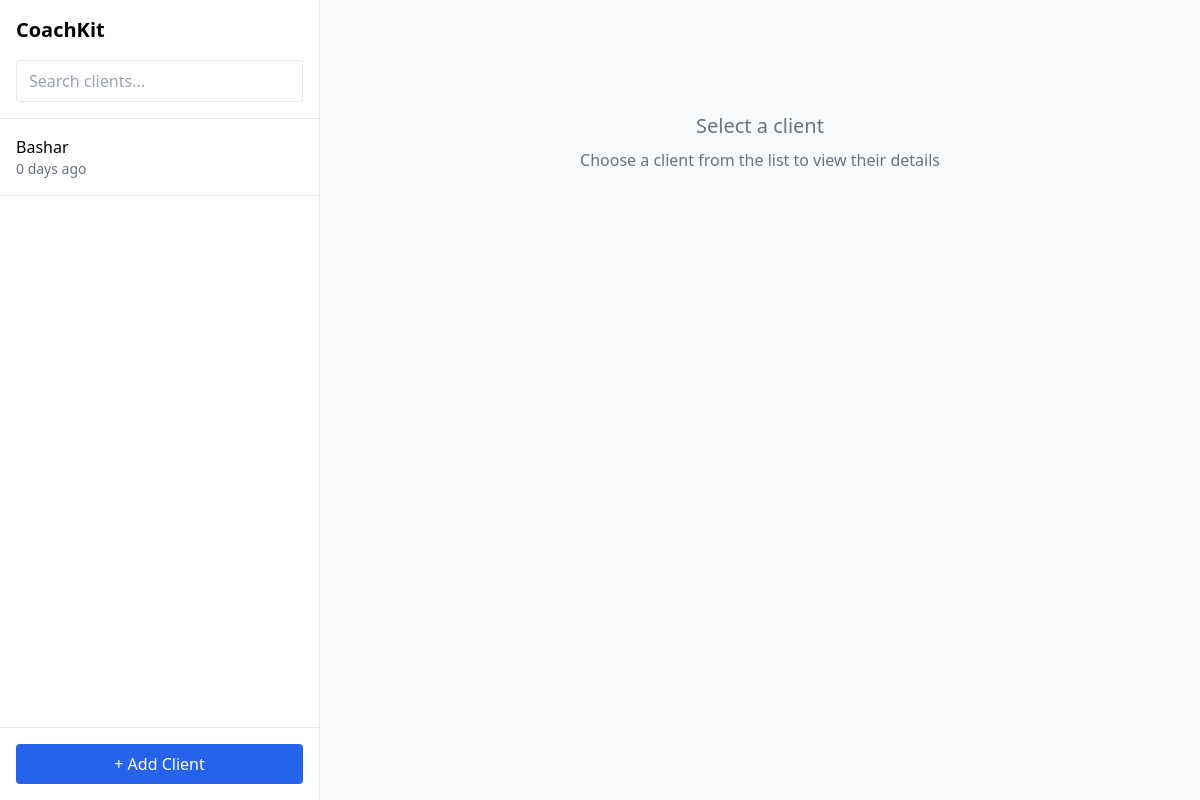
Before: / with the older database file.
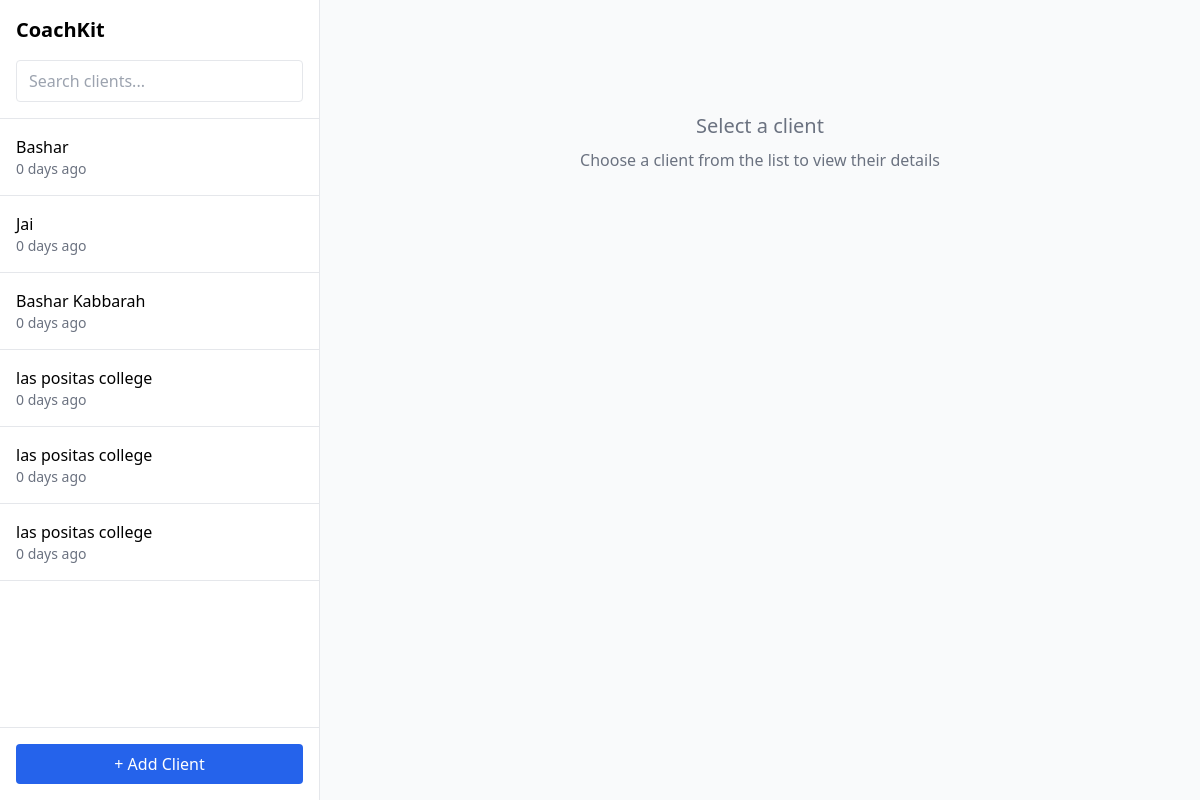
After: the same page with the newer database file.
### models.py (models this page shows, shortened)
class Base(DeclarativeBase):
    pass

class Client(Base):
    __tablename__ = "clients"
    id = Column(Integer, primary_key=True)
    name = Column(String, nullable=False)
    email = Column(String)
    last_checkin = Column(DateTime, default=datetime.utcnow)
    status = Column(String, default="on_track")
    checkins = relationship("CheckIn", back_populates="client", order_by="desc(CheckIn.created_at)")

### main.py (the view)
@app.get("/")
async def home(request: Request, db: AsyncSession = Depends(get_db)):
    result = await db.execute(select(Client))
    clients = result.scalars().all()
    return templates.TemplateResponse("dashboard.html", {
        "request": request,
        "coach_name": "Bashar",
        "clients": clients
    })

### templates/dashboard.html (shortened to what this page needs)
{% extends "base.html" %}
{% block content %}
<div class="flex h-screen">
    <div class="w-80 bg-white border-r flex flex-col">
        <div class="p-4 border-b">
            <h1 class="text-xl font-bold mb-4">CoachKit</h1>
            <input
                type="text"
                placeholder="Search clients..."
                class="w-full border rounded px-3 py-2"
                hx-get="/clients/search"
                hx-trigger="keyup changed delay:300ms"
                hx-target="#client-list"
                name="q"
            >
        </div>
        <div
            id="client-list"
            class="flex-1 overflow-y-auto"
            hx-get="/clients/search"
            hx-trigger="clientListChanged from:body"
            hx-vals='{"q": ""}'
        >
            {% for client in clients %}
            <div
                class="p-4 border-b cursor-pointer hover:bg-gray-50 flex justify-between items-center"
                hx-get="/client/{{ client.id }}"
                hx-target="#client-detail"
                hx-swap="innerHTML"
            >
                <div>
                    <p class="font-medium">{{ client.name }}</p>
                    <p class="text-sm text-gray-500">{{ client.days_since_checkin() }} days ago</p>
                </div>
            </div>
            {% endfor %}
        </div>
        <div class="p-4 border-t">
            <button
                class="w-full bg-blue-600 text-white px-4 py-2 rounded hover:bg-blue-700"
                hx-get="/client/new"
                hx-target="#client-detail"
                hx-swap="innerHTML"
            >
                + Add Client
            </button>
        </div>
    </div>
    <div class="flex-1 bg-gray-50 overflow-y-auto">
        <div id="client-detail" class="p-8">
            <div class="text-center text-gray-500 mt-20">
                <p class="text-xl mb-2">Select a client</p>
                <p>Choose a client from the list to view their details</p>
            </div>
        </div>
    </div>
</div>
{% endblock %}

### templates/base.html (shortened to what this page needs)
<!DOCTYPE html>
<html>
    <head>
        <script src="https://cdn.tailwindcss.com"></script>
    </head>
<body class = "bg-gray-100 min-h-screen">
    {% block content %}{% endblock %}
</body>
</html>

Changed rows visible on the page:
added Client: name "Jai", days_since_checkin "0"
added Client: name "Bashar Kabbarah", days_since_checkin "0"
added Client: name "las positas college", days_since_checkin "0"
added Client: name "las positas college", days_since_checkin "0"
added Client: name "las positas college", days_since_checkin "0"
